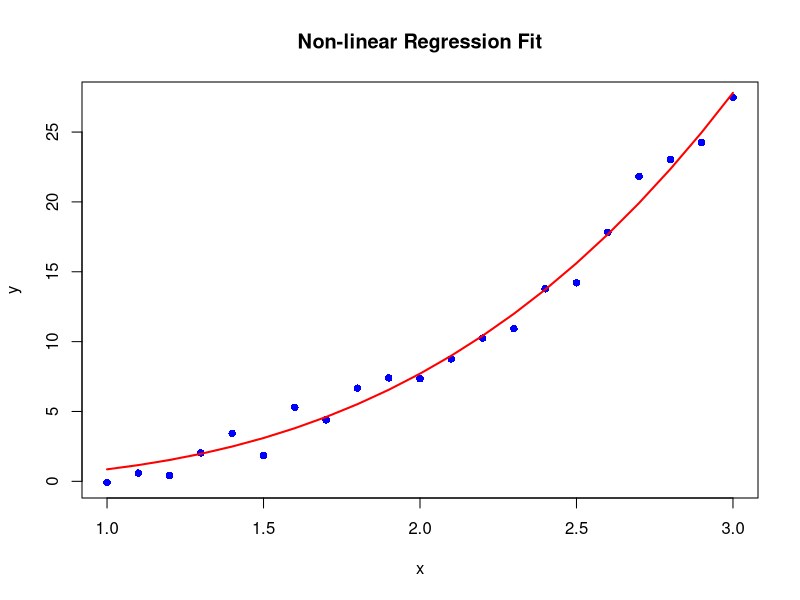

This figure's R source:
## EXERCISE 7

# 1) Entering the data sets
xdat <- c(1.0, 1.1, 1.2, 1.3, 1.4, 1.5, 1.6, 1.7, 1.8, 1.9, 2.0, 2.1, 2.2,
          2.3, 2.4, 2.5, 2.6, 2.7, 2.8, 2.9, 3.0)

ydat <- c(-0.09, 0.59, 0.42, 2.03, 3.43, 1.84, 5.30, 4.40, 6.67, 7.40,
          7.34, 8.76, 10.25, 10.93, 13.78, 14.21, 17.82, 21.83, 23.04,
          24.25, 27.48)

# 2) Creating a data frame
data <- data.frame(x = xdat, y = ydat)
head(data)

# 3)
# Fitting the model using nls() for y = β * x^n
nls_fit <- nls(y ~ b * x^n, data = data, start = list(b = 1, n = 2))

# View the summary of the fit
summary(nls_fit)

# 4) Print the summary of the fit
summary(nls_fit)

# 5)
# Degrees of freedom
df <- length(xdat) - 2
cat("Degrees of freedom:", df, "\n")

# 6)
# Create a sequence of x values from 1 to 3 with spacing of 0.1
x_seq <- seq(1, 3, by = 0.1)

# Generate the fitted curve using the fitted coefficients from nls_fit
fitted_y <- predict(nls_fit, newdata = data.frame(x = x_seq))

# Plot the original data points and the fitted curve
plot(xdat, ydat, main = "Non-linear Regression Fit", xlab = "x", ylab = "y", pch = 16, col = "blue")
lines(x_seq, fitted_y, col = "red", lwd = 2)  # Add the fitted curve
